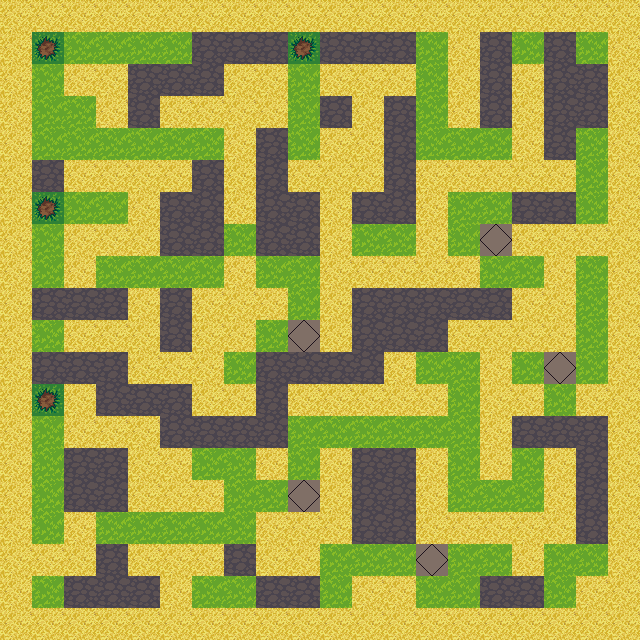

A level layout from a 2D game, rendered from its tile map. Below: a short description, then the map file with tile-grid data replaced by summaries:
An orthogonal 20x20 tile map with 32x32 px tiles, 5 tile layers (Floor, DestructableWalls, Walls, PlayerSpawn, ...).

<map version="1.0" tiledversion="1.0.1" orientation="orthogonal" renderorder="right-down" width="20" height="20" tilewidth="32" tileheight="32" nextobjectid="4">
 <tileset firstgid="1" source="../art/Terrain.tsx" />
 <layer name="Floor" width="20" height="20">
  <data>[400 cells, 324 non-empty, 1 distinct tile ids]</data>
 </layer>
 <layer name="DestructableWalls" width="20" height="20">
  <data>[400 cells, 92 non-empty, 1 distinct tile ids]</data>
 </layer>
 <layer name="Walls" width="20" height="20">
  <data>[400 cells, 202 non-empty, 1 distinct tile ids]</data>
 </layer>
 <layer name="PlayerSpawn" width="20" height="20">
  <data>[400 cells, 4 non-empty, 1 distinct tile ids]</data>
 </layer>
 <layer name="MobSpawn" width="20" height="20">
  <data>[400 cells, 5 non-empty, 1 distinct tile ids]</data>
 </layer>
</map>
